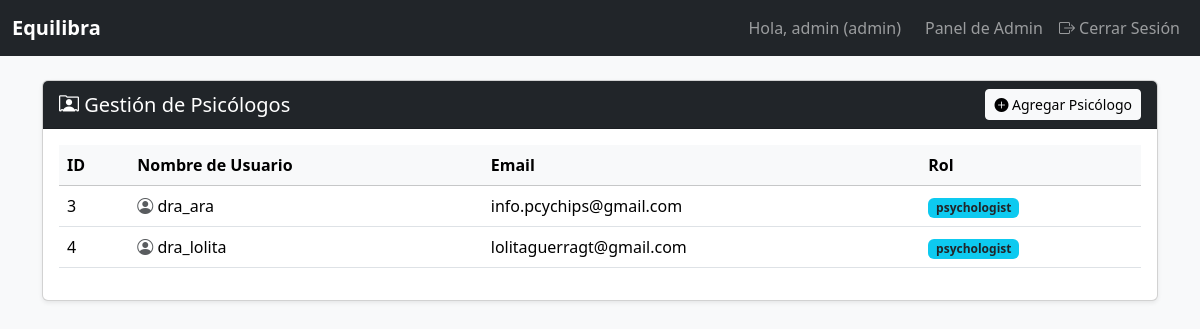
The app's page /admin/ (signed in) with its own data.
### models.py (models this page shows, shortened)
class User(UserMixin, db.Model):
    id = db.Column(db.Integer, primary_key=True)
    username = db.Column(db.String(150), unique=True, nullable=False)
    email = db.Column(db.String(150), unique=True, nullable=False)
    password_hash = db.Column(db.String(256), nullable=False)
    role = db.Column(db.String(50), nullable=False, default='patient')
    status = db.Column(db.String(50), nullable=False, default='active')
    assigned_psychologist_id = db.Column(db.Integer, db.ForeignKey('user.id'), nullable=True)
    assigned_psychologist = db.relationship('User', remote_side=[id], backref='assigned_patients')
    messages = db.relationship('Message', backref='author', lazy=True)

### admin.py (the view)
@admin_bp.route('/')
@login_required
@admin_required
def dashboard():
    psychologists = User.query.filter_by(role='psychologist').all()
    return render_template('admin/dashboard.html', psychologists=psychologists)

### admin.py (called while the page is built)
def admin_required(f):
    @wraps(f)
    def decorated_function(*args, **kwargs):
        if not current_user.is_authenticated or current_user.role != 'admin':
            flash('Acceso no autorizado. Se requiere rol de administrador.', 'danger')
            return redirect(url_for('main.home'))
        return f(*args, **kwargs)
    return decorated_function

### app.py (called while the page is built)
@login_manager.user_loader
def load_user(user_id):
    return User.query.get(int(user_id))

### templates/admin/dashboard.html (shortened to what this page needs)
{% extends "base.html" %}
{% block content %}
<div class="card shadow-sm">
    <div class="card-header bg-dark text-white">
        <div class="d-flex justify-content-between align-items-center">
            <h5 class="mb-0"><i class="bi bi-person-rolodex"></i> Gestión de Psicólogos</h5>
            <a href="{{ url_for('admin.add_psychologist') }}" class="btn btn-light btn-sm">
                <i class="bi bi-plus-circle-fill"></i> Agregar Psicólogo
            </a>
        </div>
    </div>
    <div class="card-body">
        {% if psychologists %}
            <div class="table-responsive">
                <table class="table table-hover align-middle">
                    <thead class="table-light">
                        <tr>
                            <th scope="col">ID</th>
                            <th scope="col">Nombre de Usuario</th>
                            <th scope="col">Email</th>
                            <th scope="col">Rol</th>
                        </tr>
                    </thead>
                    <tbody>
                        {% for psy in psychologists %}
                        <tr>
                            <td>{{ psy.id }}</td>
                            <td><i class="bi bi-person-circle text-muted"></i> {{ psy.username }}</td>
                            <td>{{ psy.email }}</td>
                            <td>
                                <span class="badge bg-info text-dark">{{ psy.role }}</span>
                            </td>
                        </tr>
                        {% endfor %}
                    </tbody>
                </table>
            </div>
        {% endif %}
    </div>
</div>
{% endblock %}

### templates/base.html (shortened to what this page needs)
<!DOCTYPE html>
<html lang="es">
<head>
    <link href="https://cdn.jsdelivr.net/npm/bootstrap@5.3.3/dist/css/bootstrap.min.css" rel="stylesheet">
    <link rel="stylesheet" href="https://cdn.jsdelivr.net/npm/bootstrap-icons@1.11.3/font/bootstrap-icons.min.css">
</head>
<body>
    <nav class="navbar navbar-expand-lg navbar-dark bg-dark">
        <div class="container-fluid">
            <a class="navbar-brand" href="{{ url_for('main.home') }}">  Equilibra</a>
            <div class="collapse navbar-collapse" id="navbarNav">
                <div class="navbar-nav ms-auto">
                    {% if current_user.is_authenticated %}
                        <span class="navbar-text me-3">
                            Hola, {{ current_user.username }} ({{ current_user.role }})
                        </span>
                        {% if current_user.role == 'psychologist' %}
                            <a class="nav-link" href="{{ url_for('main.dashboard') }}">Dashboard</a>
                        {% elif current_user.role == 'admin' %}
                            <a class="nav-link" href="{{ url_for('admin.dashboard') }}">Panel de Admin</a>
                        {% endif %}
                        <a class="nav-link" href="#" data-bs-toggle="modal" data-bs-target="#confirmLogoutModal">
                            <i class="bi bi-box-arrow-right"></i> Cerrar Sesión
                        </a>
                    {% else %}
                        <a class="nav-link" href="{{ url_for('auth.login') }}">Iniciar Sesión</a>
                        <a class="nav-link" href="{{ url_for('auth.register') }}">Registrarse</a>
                    {% endif %}
                </div>
            </div>
        </div>
    </nav>
    <main class="container mt-4">
        {% block content %}{% endblock %}
    </main>
</body>
</html>

### templates/base.html (style rules this page uses)
body { background-color: #f8f9fa; }
.navbar-brand { font-weight: bold; }

### records on screen
User: username "admin", role "admin"
User: id "3", username "dra_ara", email "info.pcychips@gmail.com", role "psychologist"
User: id "4", username "dra_lolita", email "lolitaguerragt@gmail.com", role "psychologist"
